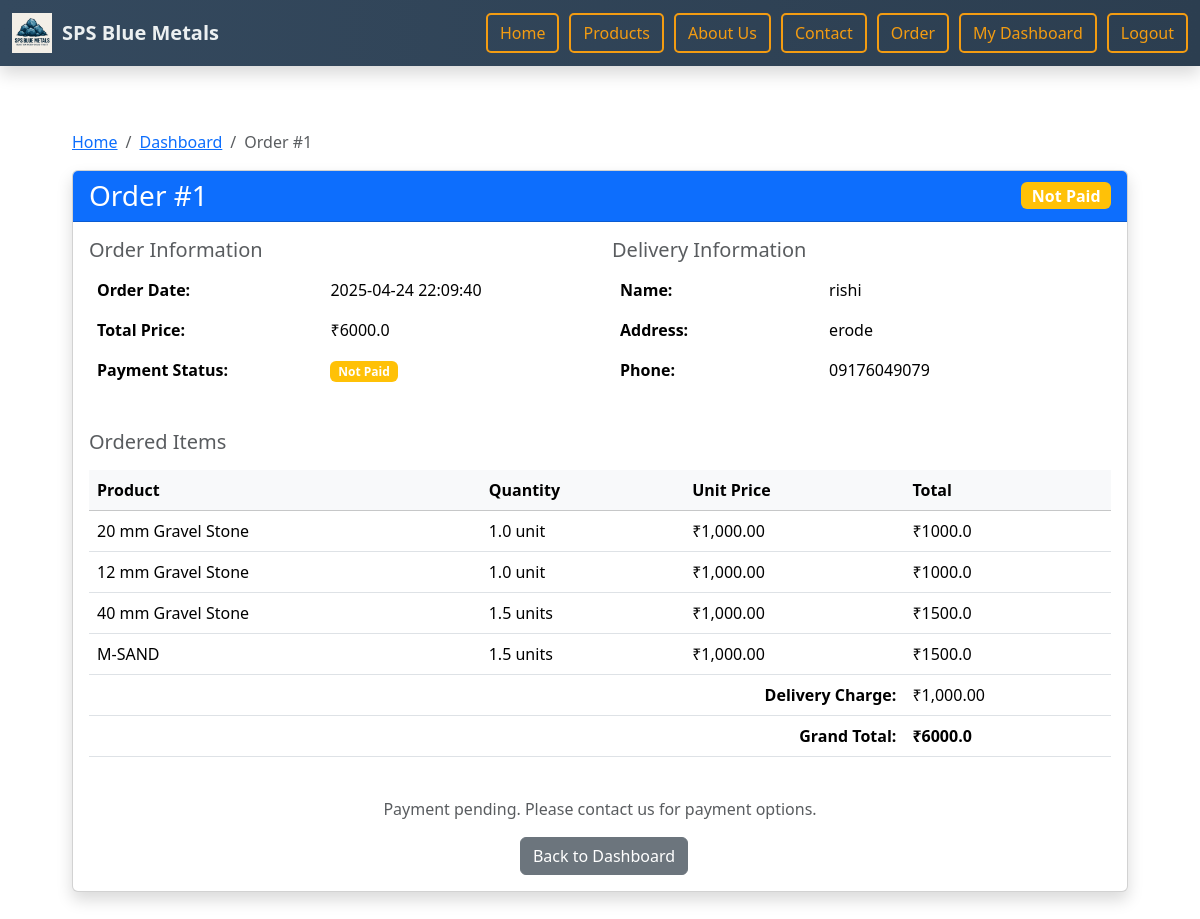
Page /view-order/1 (signed in) on the earlier database version.
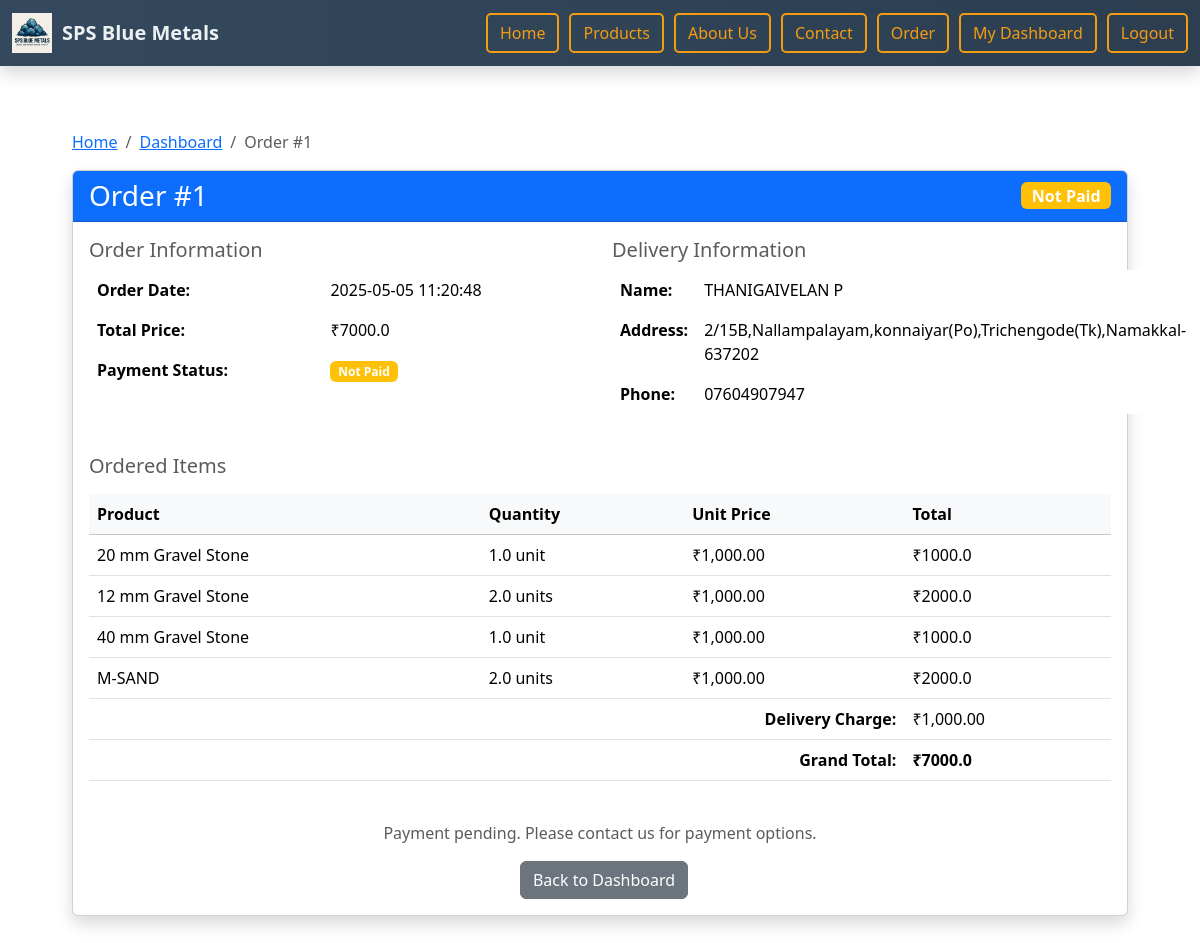
Same page on the later database version.
### tables this page shows
CREATE TABLE orders (
            id INTEGER PRIMARY KEY AUTOINCREMENT,
            name TEXT,
            address TEXT,
            phone TEXT,
            total_price REAL,
            timestamp TEXT,
            payment_status TEXT DEFAULT 'Not Paid',
            order_status TEXT DEFAULT 'Ordered',
            user_id INTEGER
        );

CREATE TABLE order_items (
            id INTEGER PRIMARY KEY AUTOINCREMENT,
            order_id INTEGER,
            product TEXT,
            quantity REAL,
            FOREIGN KEY(order_id) REFERENCES orders(id)
        );

### app.py (the view)
@app.route('/view-order/<int:order_id>')
@user_login_required
def view_order_details(order_id):
    user_id = session.get('user_id')
    conn = sqlite3.connect('orders.db')
    c = conn.cursor()
    c.execute("SELECT * FROM orders WHERE id = ? AND user_id = ?", (order_id, user_id))
    order = c.fetchone()
    if not order:
        conn.close()
        flash("Order not found or you don't have permission to view it", 'danger')
        return redirect('/user-dashboard')
    c.execute("SELECT * FROM order_items WHERE order_id = ?", (order_id,))
    items = c.fetchall()
    conn.close()
    return render_template('order_details.html', order=order, items=items)

### app.py (called while the page is built)
def user_login_required(f):
    @wraps(f)
    def decorated_function(*args, **kwargs):
        if not session.get('user_logged_in'):
            flash('Please login to view this page.', 'warning')
            return redirect('/login')
        return f(*args, **kwargs)
    return decorated_function

### templates/order_details.html (shortened to what the changed rows need)
{% extends "base.html" %}
{% block content %}
<div class="container py-4">
    <div class="row">
        <div class="col-12">
            <nav aria-label="breadcrumb">
                <ol class="breadcrumb">
                    <li class="breadcrumb-item"><a href="{{ url_for('home') }}">Home</a></li>
                    <li class="breadcrumb-item"><a href="{{ url_for('user_dashboard') }}">Dashboard</a></li>
                    <li class="breadcrumb-item active" aria-current="page">Order #{{ order[0] }}</li>
                </ol>
            </nav>
        </div>
    </div>
    <div class="row">
        <div class="col-12">
            <div class="card shadow" data-aos="fade-up">
                <div class="card-header bg-primary text-white d-flex justify-content-between align-items-center">
                    <h3 class="mb-0">Order #{{ order[0] }}</h3>
                    <span class="badge {% if order[6] == 'Paid' %}bg-success{% else %}bg-warning{% endif %} fs-6">
                        {{ order[6] }}
                    </span>
                </div>
                <div class="card-body">
                    <div class="row mb-4">
                        <div class="col-md-6">
                            <table class="table table-borderless">
                                <tr>
                                    <th>Order Date:</th>
                                    <td>{{ order[5] }}</td>
                                </tr>
                                <tr>
                                    <th>Total Price:</th>
                                    <td>₹{{ order[4]|round(2) }}</td>
                                </tr>
                                <tr>
                                    <th>Payment Status:</th>
                                </tr>
                            </table>
                        </div>
                        <div class="col-md-6">
                            <table class="table table-borderless">
                                <tr>
                                    <th>Name:</th>
                                    <td>{{ order[1] }}</td>
                                </tr>
                                <tr>
                                    <th>Address:</th>
                                    <td>{{ order[2] }}</td>
                                </tr>
                                <tr>
                                    <th>Phone:</th>
                                    <td>{{ order[3] }}</td>
                                </tr>
                            </table>
                        </div>
                    </div>
                    <div class="table-responsive">
                        <table class="table">
                            <thead class="table-light">
                                <tr>
                                    <th>Product</th>
                                    <th>Quantity</th>
                                    <th>Unit Price</th>
                                    <th>Total</th>
                                </tr>
                            </thead>
                            <tbody>
                                {% for item in items %}
                                <tr>
                                    <td>{{ item[2] }}</td>
                                    <td>{{ item[3] }} unit{% if item[3] > 1 %}s{% endif %}</td>
                                    <td>₹1,000.00</td>
                                    <td>₹{{ (item[3] * 1000)|round(2) }}</td>
                                </tr>
                                {% endfor %}
                                <tr>
                                    <td><strong>₹{{ order[4]|round(2) }}</strong></td>
                                </tr>
                            </tbody>
                        </table>
                    </div>
                </div>
            </div>
        </div>
    </div>
</div>
{% endblock %}

Differences in the rows shown:
changed orders "Not Paid": timestamp "2025-04-24 22:09:40" → "2025-05-05 11:20:48"; total_price "6000.0" → "7000.0"; name "rishi" → "THANIGAIVELAN P"; address "erode" → "2/15B,Nallampalayam,konnaiyar(Po),Trichengode(Tk),Namakkal-637202"; phone "09176049079" → "07604907947"
changed order_items "12 mm Gravel Stone": quantity "1.0" → "2.0"; (item[3]*1000)|round(2) "1000.0" → "2000.0"; now shows "s"
changed order_items "40 mm Gravel Stone": quantity "1.5" → "1.0"; (item[3]*1000)|round(2) "1500.0" → "1000.0"; no longer shows "s"
changed order_items "M-SAND": quantity "1.5" → "2.0"; (item[3]*1000)|round(2) "1500.0" → "2000.0"
